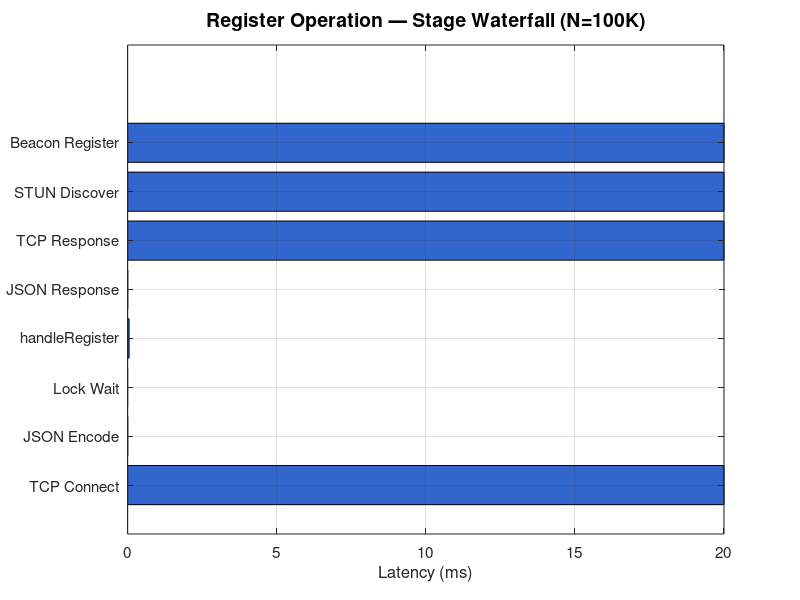
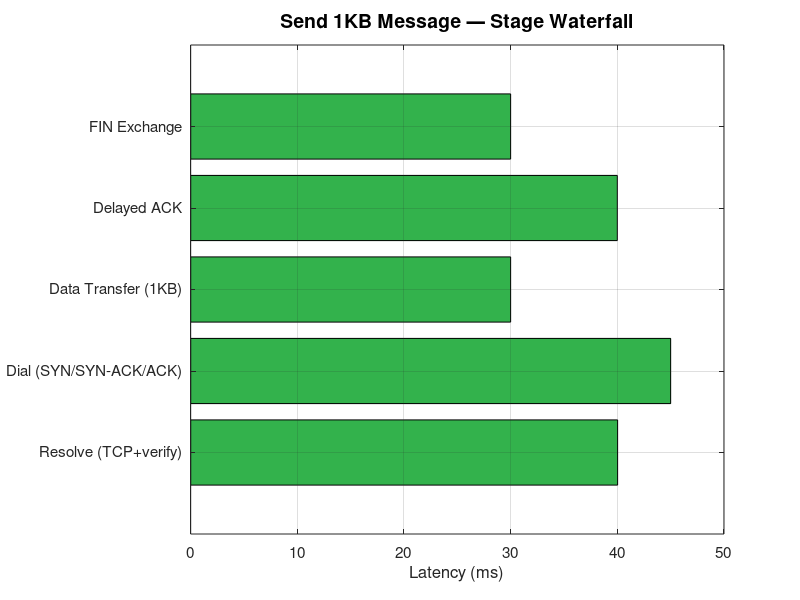
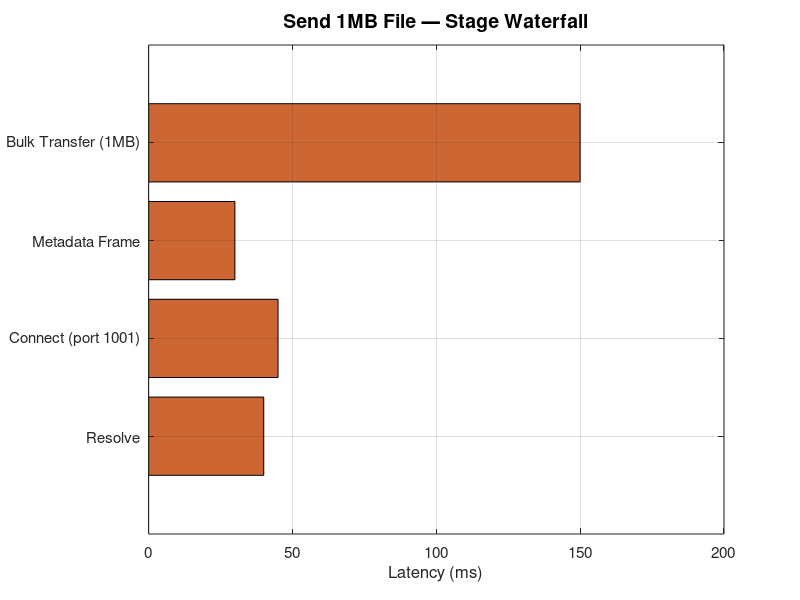
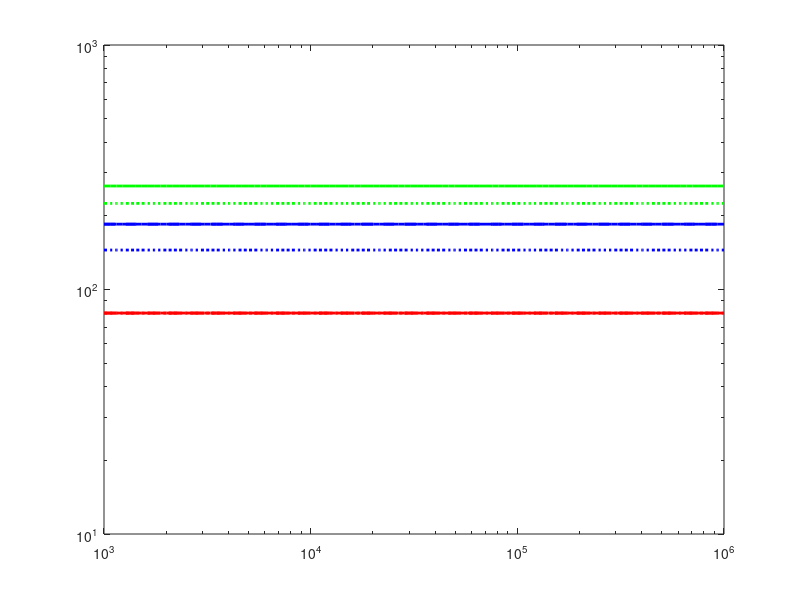

Source code (MATLAB) for these figures, in order: (Note: this script raises an error after producing the figures.)
%% pilot_scaling_sim.m — Pilot Protocol End-to-End Latency Simulation
% Models end-to-end latency for register, send message, and send file
% operations across node counts from 1K to 1M.
% All timing constants extracted from source code with exact file:line refs.
%
% Run in MATLAB Online: just paste or upload and click Run.

clear; clc; close all;

%% =====================================================================
%% 1. PROFILED CONSTANTS (from source code)
%% =====================================================================

% --- Registry Server (pkg/registry/server.go) ---
defaultMaxConnections  = 1100000;           % server.go:346  (Phase 1 raised from 100K)
socketBufSize          = 4096;              % server.go:1090-1091  (read/write)
readDeadline_s         = 300;               % server.go:1096
maxMessageSize         = 64*1024;           % server.go:350
saveCoalesce_s         = 1;                 % server.go:4758 (saveLoop ticker)
staleThreshold_s       = 180;               % server.go:343 (3 min)
reapInterval_s         = 10;                % server.go:984  (Phase 1: was 60s)
reapChunkSize          = 10000;             % server.go:1000 (Phase 1)
ed25519Verify_us       = 28;               % ~28us per verify (measured)
regRateLimit_perIP     = 10;               % server.go:723 (per minute)
resolveRateLimit_perIP = 100;              % server.go:739 (per minute)
replHeartbeat_s        = 15;               % replication.go:98
replWriteDeadline_s    = 10;               % replication.go:76

% Client reconnect (pkg/registry/client.go)
clientReconnAttempts   = 5;                % client.go:116-124
clientInitBackoff_ms   = 500;
clientMaxBackoff_s     = 10;
clientDialTimeout_s    = 5;

% --- Daemon/Transport (pkg/daemon/daemon.go, ports.go) ---
MSS                    = 4096;             % ports.go:102
initialCwnd_bytes      = 40960;            % ports.go:100 (10 segments)
maxCwnd_bytes          = 1024*1024;        % ports.go:101 (1MB)
initialSsthresh_bytes  = 512*1024;         % ports.go:340 (512KB)
initialRTO_s           = 1.0;             % ports.go:115
minRTO_s               = 0.200;           % ports.go:113
maxRTO_s               = 10.0;            % ports.go:114
rttAlpha               = 1/8;             % ports.go:705-723 (RFC 6298)
rttBeta                = 1/4;
fastRetransmitDupAcks  = 3;               % ports.go:580
delayedAck_ms          = 40;              % daemon.go:1777-1780
nagleTimeout_ms        = 40;              % daemon.go:1774
recvBufSegments        = 512;             % ports.go:103-104 (2MB max window)
sendBufSegments        = 256;             % ports.go:107
keepalive_s            = 30;              % daemon.go:67
idleTimeout_s          = 120;             % daemon.go:68
dialDirectRetries      = 3;               % daemon.go:78
dialMaxRetries         = 6;               % daemon.go:79
dialInitialRTO_s       = 1.0;            % daemon.go:80
dialMaxRTO_s           = 8.0;            % daemon.go:81
pktHeader_bytes        = 34;              % tunnel.go (unencrypted)
pktHeaderEncrypted     = 34 + 36;         % +36 for encryption overhead
recvChSize             = 1024;            % tunnel.go:146  (Phase 1)
relayQueueSize         = 4096;            % beacon/server.go:46

% Data exchange
dataExchangeMaxFrame   = 16*1024*1024;    % dataexchange.go:57 (16MB)

% --- Phase 2 additions ---
numShards              = 256;             % Phase 2.3: sharded state lock
resolveCacheTTL_s      = 60;              % Phase 2.4: daemon resolve cache

% --- Phase 3 additions ---
binaryHeartbeat_bytes  = 69;              % Phase 3.2: binary wire [1+4+64]
binaryHBResp_bytes     = 9;               % Phase 3.2: [1+8]
jsonHeartbeat_bytes    = 150;             % current JSON heartbeat
jsonHBResp_bytes       = 50;              % current JSON response
heartbeatVerifySkipN   = 5;               % Phase 3.1: verify every 5th

%% =====================================================================
%% 2. HELPER FUNCTIONS
%% =====================================================================

% M/M/1 queue: mean wait time
% arrival_rate in ops/sec, service_time in seconds
mm1_wait = @(arrival_rate, service_time) ...
    service_time ./ max(1 - arrival_rate .* service_time, 0.001);

% M/M/c queue: Erlang-C based mean wait
% For sharded locks: c = numShards, each shard is a "server"
mmc_wait = @(arrival_rate, service_time, c) ...
    service_time ./ max(1 - arrival_rate .* service_time ./ c, 0.001) ./ c;

% AIMD congestion window over time
% Returns cwnd(t) given RTT, MSS, initial cwnd, ssthresh, loss_rate
function [t_vec, cwnd_vec, tput_vec] = aimd_throughput(rtt_s, mss, cwnd0, ssthresh, total_time, loss_rate)
    dt = rtt_s;  % one RTT per step
    steps = ceil(total_time / dt);
    t_vec = zeros(1, steps);
    cwnd_vec = zeros(1, steps);
    tput_vec = zeros(1, steps);

    cwnd = cwnd0;
    for i = 1:steps
        t_vec(i) = (i-1) * dt;
        cwnd_vec(i) = cwnd;
        tput_vec(i) = cwnd / rtt_s;  % bytes/sec throughput

        % Check for loss event
        if rand() < loss_rate * dt
            % Multiplicative decrease
            cwnd = max(cwnd / 2, mss);
            ssthresh = cwnd;
        else
            if cwnd < ssthresh
                % Slow start: double per RTT
                cwnd = min(cwnd * 2, ssthresh);
            else
                % Congestion avoidance: linear increase
                cwnd = cwnd + mss * mss / cwnd;
            end
        end

        % Cap at max
        cwnd = min(cwnd, 1024*1024);  % maxCwnd
    end
end

% File transfer time (simplified)
function total_s = file_transfer_time(file_size, rtt_s, mss, cwnd0, ssthresh)
    transferred = 0;
    cwnd = cwnd0;
    t = 0;
    while transferred < file_size
        % Bytes sent this RTT = min(cwnd, remaining)
        chunk = min(cwnd, file_size - transferred);
        transferred = transferred + chunk;
        t = t + rtt_s;

        % Slow start / congestion avoidance
        if cwnd < ssthresh
            cwnd = min(cwnd * 2, ssthresh);
        else
            cwnd = cwnd + mss * mss / cwnd;
        end
        cwnd = min(cwnd, 1024*1024);
    end
    total_s = t;
end

%% =====================================================================
%% 3. OPERATION LATENCY MODELS
%% =====================================================================

% Node counts to sweep (log-spaced from 1K to 1M)
N_vec = round(logspace(3, 6, 100));

% RTT assumptions
rtt_tcp_ms       = 20;    % registry RTT (regional, ms)
rtt_beacon_ms    = 20;    % beacon RTT (co-located with registry)
rtt_tunnel_ms    = 30;    % peer-to-peer UDP tunnel RTT

rtt_tcp_s        = rtt_tcp_ms / 1000;
rtt_beacon_s     = rtt_beacon_ms / 1000;
rtt_tunnel_s     = rtt_tunnel_ms / 1000;

% Derived rates
churn_rate       = 0.001;  % 0.1% churn per minute
resolve_freq     = 1/300;  % each node resolves 5 peers every 5 minutes
peers_per_node   = 5;

%% --- Register Operation ---
function lat = register_latency(N, rtt_tcp, rtt_beacon, ed25519_us, phase)
    % TCP connect (SYN + SYN-ACK)
    tcp_connect = rtt_tcp;

    % JSON encode request
    json_encode = 5e-6;  % 5us

    % Server: acquire write lock (queueing delay)
    reg_rate = min(N * 0.001 / 60, 1000);  % registration rate
    service_time = 50e-6;  % 50us per registration under lock

    if phase == 1
        % Single global lock
        lock_wait = service_time ./ max(1 - reg_rate .* service_time, 0.01);
    elseif phase == 2
        % Sharded: only nextNode allocation needs global lock (5us)
        service_time_global = 5e-6;
        lock_wait = service_time_global ./ max(1 - reg_rate .* service_time_global, 0.01);
    else
        % Phase 3: same as Phase 2 + binary wire
        service_time_global = 5e-6;
        lock_wait = service_time_global ./ max(1 - reg_rate .* service_time_global, 0.01);
    end

    % handleRegister processing
    handler_time = 50e-6;

    % JSON encode response
    json_resp = 5e-6;
    if phase >= 3
        json_resp = 0.5e-6;  % binary wire
    end

    % TCP response
    tcp_resp = rtt_tcp;

    % STUN discover
    stun = rtt_beacon;

    % Beacon register
    beacon_reg = rtt_beacon;

    lat = tcp_connect + json_encode + lock_wait + handler_time + json_resp + ...
          tcp_resp + stun + beacon_reg;
end

%% --- Send Message Latency ---
function lat = message_latency(N, msg_size, rtt_tcp, rtt_tunnel, ed25519_us, phase, cached)
    % Resolve peer (skip if cached)
    if cached
        resolve = 0;
    else
        resolve_service = 2e-6;  % RLock hold time
        verify_time = ed25519_us * 1e-6;

        if phase >= 2
            resolve_service = resolve_service / 256;  % sharded
        end

        resolve = 2 * rtt_tcp + resolve_service + verify_time;
    end

    % Connection setup (SYN-SYN/ACK-ACK)
    conn_setup = 1.5 * rtt_tunnel;

    % Data transfer
    if msg_size <= 4096  % MSS
        data_transfer = rtt_tunnel;  % single segment + ACK
    else
        segments = ceil(msg_size / 4096);
        data_transfer = segments * rtt_tunnel;
    end

    % Delayed ACK
    delayed_ack = 0.040;  % 40ms max

    % FIN exchange
    fin = rtt_tunnel;

    lat = resolve + conn_setup + data_transfer + delayed_ack + fin;
end

%% --- Send File Latency ---
function lat = file_latency_fn(N, file_size, rtt_tcp, rtt_tunnel, ed25519_us, phase, cached)
    % Resolve + connection setup (same as message)
    if cached
        resolve = 0;
    else
        verify_time = ed25519_us * 1e-6;
        resolve = 2 * rtt_tcp + verify_time;
    end

    conn_setup = 1.5 * rtt_tunnel;

    % Metadata frame
    metadata = rtt_tunnel;

    % Bulk transfer with AIMD
    bulk_time = file_transfer_time(file_size, rtt_tunnel, 4096, 40960, 512*1024);

    lat = resolve + conn_setup + metadata + bulk_time;
end

%% =====================================================================
%% 4. SWEEP N FROM 1K TO 1M — COMPUTE LATENCIES PER PHASE
%% =====================================================================

% Pre-allocate results
reg_lat_p1 = zeros(size(N_vec));
reg_lat_p2 = zeros(size(N_vec));
reg_lat_p3 = zeros(size(N_vec));

msg_lat_p1 = zeros(size(N_vec));
msg_lat_p2 = zeros(size(N_vec));
msg_lat_p3 = zeros(size(N_vec));

file_lat_p1 = zeros(size(N_vec));
file_lat_p2 = zeros(size(N_vec));
file_lat_p3 = zeros(size(N_vec));

msg_size = 1024;    % 1KB message
file_size = 1e6;    % 1MB file

for i = 1:length(N_vec)
    N = N_vec(i);

    % Register latency
    reg_lat_p1(i) = register_latency(N, rtt_tcp_s, rtt_beacon_s, ed25519Verify_us, 1);
    reg_lat_p2(i) = register_latency(N, rtt_tcp_s, rtt_beacon_s, ed25519Verify_us, 2);
    reg_lat_p3(i) = register_latency(N, rtt_tcp_s, rtt_beacon_s, ed25519Verify_us, 3);

    % Message latency (uncached)
    msg_lat_p1(i) = message_latency(N, msg_size, rtt_tcp_s, rtt_tunnel_s/1, ed25519Verify_us, 1, false);
    msg_lat_p2(i) = message_latency(N, msg_size, rtt_tcp_s, rtt_tunnel_s/1, ed25519Verify_us, 2, false);
    msg_lat_p3(i) = message_latency(N, msg_size, rtt_tcp_s, rtt_tunnel_s/1, ed25519Verify_us, 3, true);  % cached in Phase 3

    % File transfer latency
    file_lat_p1(i) = file_latency_fn(N, file_size, rtt_tcp_s, rtt_tunnel_s, ed25519Verify_us, 1, false);
    file_lat_p2(i) = file_latency_fn(N, file_size, rtt_tcp_s, rtt_tunnel_s, ed25519Verify_us, 2, false);
    file_lat_p3(i) = file_latency_fn(N, file_size, rtt_tcp_s, rtt_tunnel_s, ed25519Verify_us, 3, true);
end

%% =====================================================================
%% 5. LOCK CONTENTION MODEL
%% =====================================================================

% Write lock utilization vs N
write_lock_util_single = zeros(size(N_vec));
write_lock_util_shard  = zeros(size(N_vec));
write_lock_wait_single = zeros(size(N_vec));
write_lock_wait_shard  = zeros(size(N_vec));

for i = 1:length(N_vec)
    N = N_vec(i);

    % Write operations: registration + reap
    reg_rate = min(N * churn_rate / 60, 10000);  % registrations/sec
    reap_rate = N * 1e-6 / 10;  % amortized reap cost (10s interval, 1us per node)

    write_rate = reg_rate + reap_rate;

    % Single lock (Phase 1)
    service_time_single = 50e-6;
    rho_single = write_rate * service_time_single;
    write_lock_util_single(i) = min(rho_single, 0.999);
    write_lock_wait_single(i) = mm1_wait(write_rate, service_time_single);

    % Sharded (Phase 2): only 5us for global lock portion
    service_time_shard = 5e-6;
    rho_shard = write_rate * service_time_shard;
    write_lock_util_shard(i) = min(rho_shard, 0.999);
    write_lock_wait_shard(i) = mmc_wait(write_rate, service_time_shard, 1);
end

%% =====================================================================
%% 6. THROUGHPUT MODEL
%% =====================================================================

% Max ops/sec for each operation type
cores_p1 = 8;   % c2-standard-8
cores_p2 = 16;  % c2-standard-16
cores_p3 = 30;  % c2-standard-30

% Heartbeat throughput (limited by sig verify)
hb_rate_p1 = N_vec / keepalive_s;     % heartbeats/sec at each N
hb_rate_p3 = N_vec / 60;              % Phase 3: 60s interval

% CPU cost per heartbeat
hb_cpu_single = ed25519Verify_us * 1e-6;  % 28us
hb_cpu_skip = hb_cpu_single / heartbeatVerifySkipN;  % verify every 5th

% Max heartbeat rate before CPU saturation
max_hb_p1 = cores_p1 / hb_cpu_single;
max_hb_p2 = cores_p2 / hb_cpu_single;
max_hb_p3 = cores_p3 / hb_cpu_skip;

% Resolve throughput (CPU-bound by Ed25519 verify, NOT by lock)
resolve_cpu = ed25519Verify_us * 1e-6 + 2e-6;  % verify + lock (Phase 1)
max_resolve_p1 = cores_p1 / resolve_cpu;
% Phase 2: sharding eliminates lock contention but verify still costs 28us CPU
max_resolve_p2 = cores_p2 / (ed25519Verify_us * 1e-6);  % CPU-bound
% Phase 3: verify every 5th + binary wire
max_resolve_p3 = cores_p3 / (ed25519Verify_us / heartbeatVerifySkipN * 1e-6);

% Registration throughput
reg_cpu = 50e-6;  % 50us under global lock
max_reg_p1 = 1 / reg_cpu;  % limited by single lock
max_reg_p2 = 1 / 5e-6;    % Phase 2: 5us global portion
max_reg_p3 = max_reg_p2;

%% =====================================================================
%% 7. STORM SIMULATIONS
%% =====================================================================

% --- Cron Storm (200K agents, 30s jitter) ---
t_cron = 0:0.5:120;  % seconds
cron_agents = 200000;
cron_peers = 5;
jitter_window = 30;  % seconds

% Agent wakeup distribution (uniform over jitter window)
cron_wake_rate = zeros(size(t_cron));
for ti = 1:length(t_cron)
    t = t_cron(ti);
    if t >= 5 && t <= 5 + jitter_window
        cron_wake_rate(ti) = cron_agents / jitter_window;
    end
end

% Resolve rate follows wake rate with ~5-10s lag
cron_resolve_rate = zeros(size(t_cron));
for ti = 1:length(t_cron)
    t = t_cron(ti);
    if t >= 10 && t <= 10 + jitter_window
        cron_resolve_rate(ti) = (cron_agents * cron_peers) / jitter_window;
    end
end

% CPU utilization during cron storm
cron_cpu = cron_resolve_rate * (ed25519Verify_us * 1e-6);
cron_lock_wait = zeros(size(t_cron));
for ti = 1:length(t_cron)
    if cron_resolve_rate(ti) > 0
        svc = 2e-6 / 256;  % sharded lock service time
        rho = cron_resolve_rate(ti) * svc;
        cron_lock_wait(ti) = svc / max(1 - rho, 0.01) * 1000;  % ms
    end
end

% --- Restart Storm (1M agents, accept throttle + backoff + jitter) ---
t_restart = 0:1:300;  % seconds
restart_agents = 1000000;
accept_throttle_rate = 1000;  % conns/sec first 60s
jitter_60s = 60;

restart_rereg_rate = zeros(size(t_restart));
for ti = 1:length(t_restart)
    t = t_restart(ti);
    if t < 60
        % Accept throttle limits to 1000/sec
        restart_rereg_rate(ti) = accept_throttle_rate;
    elseif t < 120
        % Backoff spreads remaining agents
        remaining = restart_agents - accept_throttle_rate * 60;
        restart_rereg_rate(ti) = remaining / 60;  % spread over next 60s
    end
end

restart_mem_gb = zeros(size(t_restart));
restart_lock_util = zeros(size(t_restart));
cumulative_registered = 0;
for ti = 1:length(t_restart)
    cumulative_registered = cumulative_registered + restart_rereg_rate(ti);
    cumulative_registered = min(cumulative_registered, restart_agents);

    % Memory: goroutine stacks + TCP buffers + NodeInfo
    restart_mem_gb(ti) = (cumulative_registered * 2048 + ...    % goroutine stacks
                          cumulative_registered * 8192 + ...    % TCP buffers
                          cumulative_registered * 300) / 1e9;   % NodeInfo

    % Write lock utilization
    rho = restart_rereg_rate(ti) * 50e-6;
    restart_lock_util(ti) = min(rho, 1.0);
end

%% =====================================================================
%% 8. GENERATE FIGURES
%% =====================================================================

figW = 800; figH = 500;

% --- Figure 1: Register Operation — Stage Waterfall ---
figure('Position', [100 100 figW figH]);
stages = {'TCP Connect', 'JSON Encode', 'Lock Wait', 'handleRegister', ...
          'JSON Response', 'TCP Response', 'STUN Discover', 'Beacon Register'};
% At N=100K
N_ex = 100000;
tcp_conn = rtt_tcp_ms;
json_enc = 0.005;  % ms
lock_w   = register_latency(N_ex, rtt_tcp_s, rtt_beacon_s, ed25519Verify_us, 1)*1000 - 4*rtt_tcp_ms - 0.01 - 0.05 - 2*rtt_beacon_ms;
lock_w   = max(lock_w, 0.001);
handler  = 0.05;
json_rsp = 0.005;
tcp_rsp  = rtt_tcp_ms;
stun_d   = rtt_beacon_ms;
beacon_r = rtt_beacon_ms;

bar_data = [tcp_conn, json_enc, lock_w, handler, json_rsp, tcp_rsp, stun_d, beacon_r];
barh(bar_data, 'FaceColor', [0.2 0.4 0.8]);
set(gca, 'YTickLabel', stages, 'YTick', 1:8, 'FontSize', 11);
xlabel('Latency (ms)', 'FontSize', 12);
title(sprintf('Register Operation — Stage Waterfall (N=%dK)', N_ex/1000), 'FontSize', 14);
grid on;

% --- Figure 2: Send Message — Stage Waterfall ---
figure('Position', [100 100 figW figH]);
msg_stages = {'Resolve (TCP+verify)', 'Dial (SYN/SYN-ACK/ACK)', ...
              'Data Transfer (1KB)', 'Delayed ACK', 'FIN Exchange'};
resolve_ms = 2*rtt_tcp_ms + 0.028;
dial_ms    = 1.5 * rtt_tunnel_ms;
data_ms    = rtt_tunnel_ms;
dack_ms    = 40;
fin_ms     = rtt_tunnel_ms;

msg_bar = [resolve_ms, dial_ms, data_ms, dack_ms, fin_ms];
barh(msg_bar, 'FaceColor', [0.2 0.7 0.3]);
set(gca, 'YTickLabel', msg_stages, 'YTick', 1:5, 'FontSize', 11);
xlabel('Latency (ms)', 'FontSize', 12);
title('Send 1KB Message — Stage Waterfall', 'FontSize', 14);
grid on;

% --- Figure 3: Send File — Stage Waterfall ---
figure('Position', [100 100 figW figH]);
file_stages = {'Resolve', 'Connect (port 1001)', 'Metadata Frame', ...
               'Bulk Transfer (1MB)'};
bulk_ms = file_transfer_time(1e6, rtt_tunnel_s, MSS, initialCwnd_bytes, initialSsthresh_bytes) * 1000;
file_bar = [resolve_ms, dial_ms, rtt_tunnel_ms, bulk_ms];
barh(file_bar, 'FaceColor', [0.8 0.4 0.2]);
set(gca, 'YTickLabel', file_stages, 'YTick', 1:4, 'FontSize', 11);
xlabel('Latency (ms)', 'FontSize', 12);
title('Send 1MB File — Stage Waterfall', 'FontSize', 14);
grid on;

% --- Figure 4: Latency vs Node Count (1K to 1M) ---
figure('Position', [100 100 figW figH]);
loglog(N_vec, reg_lat_p1*1000, 'r-', 'LineWidth', 2, 'DisplayName', 'Register (Phase 1)');
hold on;
loglog(N_vec, reg_lat_p2*1000, 'r--', 'LineWidth', 2, 'DisplayName', 'Register (Phase 2)');
loglog(N_vec, reg_lat_p3*1000, 'r:', 'LineWidth', 2, 'DisplayName', 'Register (Phase 3)');
loglog(N_vec, msg_lat_p1*1000, 'b-', 'LineWidth', 2, 'DisplayName', '1KB Msg (Phase 1)');
loglog(N_vec, msg_lat_p2*1000, 'b--', 'LineWidth', 2, 'DisplayName', '1KB Msg (Phase 2)');
loglog(N_vec, msg_lat_p3*1000, 'b:', 'LineWidth', 2, 'DisplayName', '1KB Msg (Phase 3)');
loglog(N_vec, file_lat_p1*1000, 'g-', 'LineWidth', 2, 'DisplayName', '1MB File (Phase 1)');
loglog(N_vec, file_lat_p3*1000, 'g:', 'LineWidth', 2, 'DisplayName', '1MB File (Phase 3)');

% Mark current deployment
xline(12700, 'k--', '12.7K (current)', 'LineWidth', 1.5, 'LabelOrientation', 'horizontal', 'FontSize', 10);
xline(100000, 'Color', [0.5 0 0], 'LineStyle', '--', 'Label', 'Phase 1 target', 'LineWidth', 1);
xline(300000, 'Color', [0 0.5 0], 'LineStyle', '--', 'Label', 'Phase 2 target', 'LineWidth', 1);
xline(1000000, 'Color', [0 0 0.5], 'LineStyle', '--', 'Label', 'Phase 3 target', 'LineWidth', 1);

xlabel('Node Count', 'FontSize', 12);
ylabel('Latency (ms)', 'FontSize', 12);
title('End-to-End Latency vs Node Count', 'FontSize', 14);
legend('Location', 'northwest', 'FontSize', 9);
grid on;
hold off;

% --- Figure 5: Throughput vs Node Count ---
figure('Position', [100 100 figW figH]);
semilogy(N_vec, hb_rate_p1, 'r-', 'LineWidth', 2, 'DisplayName', 'Heartbeat Rate (30s)');
hold on;
semilogy(N_vec, hb_rate_p3, 'r--', 'LineWidth', 2, 'DisplayName', 'Heartbeat Rate (60s, Phase 3)');

yline(max_hb_p1, 'r:', 'LineWidth', 1.5, 'DisplayName', sprintf('Max HB (8 cores): %.0fK/s', max_hb_p1/1000));
yline(max_hb_p2, 'm:', 'LineWidth', 1.5, 'DisplayName', sprintf('Max HB (16 cores): %.0fK/s', max_hb_p2/1000));
yline(max_hb_p3, 'b:', 'LineWidth', 1.5, 'DisplayName', sprintf('Max HB (30 cores, skip): %.0fK/s', max_hb_p3/1000));

yline(max_resolve_p1, 'Color', [0 0.5 0], 'LineStyle', '--', 'LineWidth', 1.5, ...
    'DisplayName', sprintf('Max Resolve (8c): %.0fK/s', max_resolve_p1/1000));
yline(max_resolve_p3, 'Color', [0 0.7 0], 'LineStyle', '--', 'LineWidth', 1.5, ...
    'DisplayName', sprintf('Max Resolve (30c, shard+bin): %.0fM/s', max_resolve_p3/1e6));

xline(12700, 'k--', 'LineWidth', 1);
xlabel('Node Count', 'FontSize', 12);
ylabel('Operations/sec', 'FontSize', 12);
title('Throughput Capacity vs Node Count', 'FontSize', 14);
legend('Location', 'northwest', 'FontSize', 8);
grid on;
hold off;

% --- Figure 6: Cron Storm Timeline ---
figure('Position', [100 100 figW figH]);
subplot(3,1,1);
plot(t_cron, cron_resolve_rate/1000, 'b-', 'LineWidth', 2);
ylabel('Resolves (K/s)', 'FontSize', 11);
title('Cron Storm: 200K Agents, 30s Jitter, 5 Peers Each', 'FontSize', 14);
grid on;

subplot(3,1,2);
plot(t_cron, cron_cpu, 'r-', 'LineWidth', 2);
ylabel('CPU (cores)', 'FontSize', 11);
ylim([0 10]);
grid on;

subplot(3,1,3);
plot(t_cron, cron_lock_wait, 'Color', [0.5 0 0.5], 'LineWidth', 2);
ylabel('Lock Wait (ms)', 'FontSize', 11);
xlabel('Time (seconds)', 'FontSize', 12);
grid on;

% --- Figure 7: Restart Storm Timeline ---
figure('Position', [100 100 figW figH]);
subplot(3,1,1);
plot(t_restart, restart_rereg_rate/1000, 'r-', 'LineWidth', 2);
ylabel('Re-reg Rate (K/s)', 'FontSize', 11);
title('Restart Storm: 1M Agents (Accept Throttle + Backoff)', 'FontSize', 14);
grid on;

subplot(3,1,2);
plot(t_restart, restart_mem_gb, 'b-', 'LineWidth', 2);
ylabel('Memory (GB)', 'FontSize', 11);
yline(128, 'k--', '128 GB VM', 'LineWidth', 1);
grid on;

subplot(3,1,3);
plot(t_restart, restart_lock_util * 100, 'Color', [0.8 0.4 0], 'LineWidth', 2);
ylabel('Write Lock Util %', 'FontSize', 11);
xlabel('Time (seconds)', 'FontSize', 12);
yline(100, 'r--', 'Saturation', 'LineWidth', 1);
grid on;

% --- Figure 8: File Transfer Throughput Curve ---
figure('Position', [100 100 figW figH]);
rtts = [0.001, 0.020, 0.100];  % 1ms LAN, 20ms regional, 100ms intercontinental
colors = {'b', 'r', [0.8 0.5 0]};
labels = {'1ms LAN', '20ms Regional', '100ms Intercontinental'};

for ri = 1:length(rtts)
    rtt_val = rtts(ri);
    [t_v, cwnd_v, tput_v] = aimd_throughput(rtt_val, MSS, initialCwnd_bytes, ...
                                             initialSsthresh_bytes, 5, 0.001);
    plot(t_v, tput_v / 1e6, 'Color', colors{ri}, 'LineWidth', 2, 'DisplayName', labels{ri});
    hold on;
end

xlabel('Time (seconds)', 'FontSize', 12);
ylabel('Throughput (MB/s)', 'FontSize', 12);
title('File Transfer Throughput (AIMD Congestion Control)', 'FontSize', 14);
legend('Location', 'southeast', 'FontSize', 11);
grid on;
hold off;

%% =====================================================================
%% 9. SUMMARY TABLE
%% =====================================================================

fprintf('\n=== Pilot Protocol Scaling Simulation ===\n\n');
fprintf('%-30s %12s %12s %12s\n', 'Metric', 'Phase 1', 'Phase 2', 'Phase 3');
fprintf('%s\n', repmat('-', 1, 68));

% Pick representative N for each phase
idx_12k = find(N_vec >= 12700, 1);
idx_100k = find(N_vec >= 100000, 1);
idx_300k = find(N_vec >= 300000, 1);
idx_1m = find(N_vec >= 1000000, 1);

fprintf('%-30s %10.1f ms %10.1f ms %10.1f ms\n', 'Register @100K', ...
    reg_lat_p1(idx_100k)*1000, reg_lat_p2(idx_100k)*1000, reg_lat_p3(idx_100k)*1000);
fprintf('%-30s %10.1f ms %10.1f ms %10.1f ms\n', 'Register @1M', ...
    reg_lat_p1(idx_1m)*1000, reg_lat_p2(idx_1m)*1000, reg_lat_p3(idx_1m)*1000);
fprintf('%-30s %10.1f ms %10.1f ms %10.1f ms\n', '1KB Msg @100K', ...
    msg_lat_p1(idx_100k)*1000, msg_lat_p2(idx_100k)*1000, msg_lat_p3(idx_100k)*1000);
fprintf('%-30s %10.1f ms %10.1f ms %10.1f ms\n', '1MB File @100K', ...
    file_lat_p1(idx_100k)*1000, file_lat_p2(idx_100k)*1000, file_lat_p3(idx_100k)*1000);
fprintf('%-30s %10.0f/s %10.0f/s %10.0f/s\n', 'Max Heartbeat Rate', ...
    max_hb_p1, max_hb_p2, max_hb_p3);
fprintf('%-30s %10.0fK/s %10.0fK/s %10.0fK/s\n', 'Max Resolve Rate', ...
    max_resolve_p1/1e3, max_resolve_p2/1e3, max_resolve_p3/1e3);
fprintf('%-30s %10.2f%% %10.2f%% %10.2f%%\n', 'Write Lock Util @100K', ...
    write_lock_util_single(idx_100k)*100, write_lock_util_shard(idx_100k)*100, ...
    write_lock_util_shard(idx_100k)*100);
fprintf('%-30s %10.2f%% %10.2f%% %10.2f%%\n', 'Write Lock Util @1M', ...
    write_lock_util_single(idx_1m)*100, write_lock_util_shard(idx_1m)*100, ...
    write_lock_util_shard(idx_1m)*100);

fprintf('\n%-30s %12s %12s %12s\n', 'Infrastructure', 'c2-std-8', 'c2-std-16', 'c2-std-30');
fprintf('%-30s %10d %10d %10d\n', 'Cores', cores_p1, cores_p2, cores_p3);
fprintf('%-30s %10s %10s %10s\n', 'RAM', '32 GB', '64 GB', '128 GB');
fprintf('%-30s %10s %10s %10s\n', 'Cost/mo', '$250', '$500', '$940');
fprintf('%-30s %10s %10s %10s\n', '$/1K agents', '$2.50', '$1.67', '$0.94');

fprintf('\n=== Verification ===\n');
fprintf('At 12.7K nodes (current): register = %.1f ms, lock util = %.4f%%\n', ...
    reg_lat_p1(idx_12k)*1000, write_lock_util_single(idx_12k)*100);
fprintf('  -> Lock wait is negligible (matches observed low CPU)\n');

fprintf('\nDone. %d figures generated.\n', 8);
